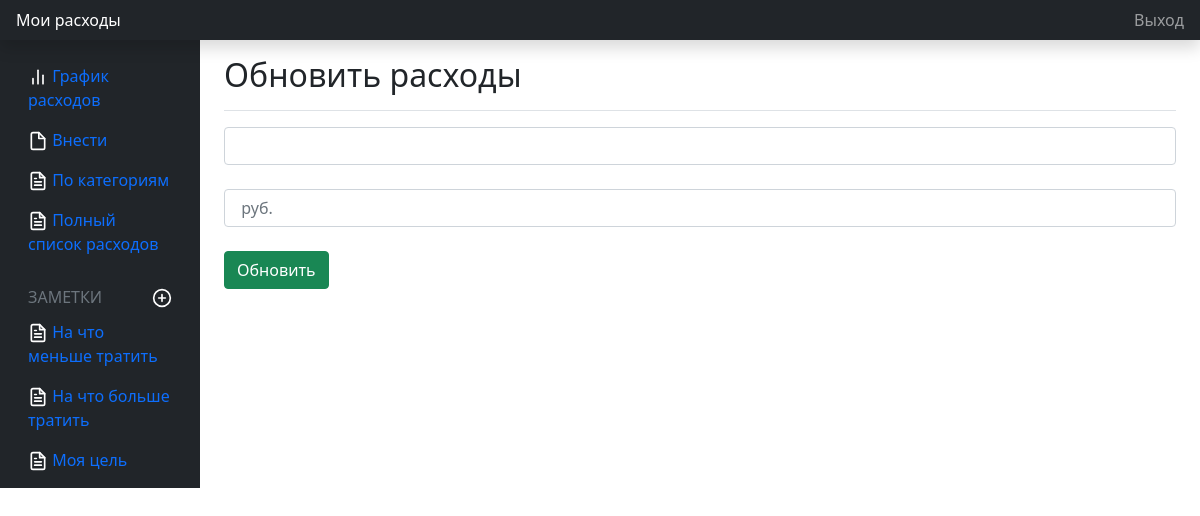
/refactor/24/update, run on an earlier commit of the app's database.
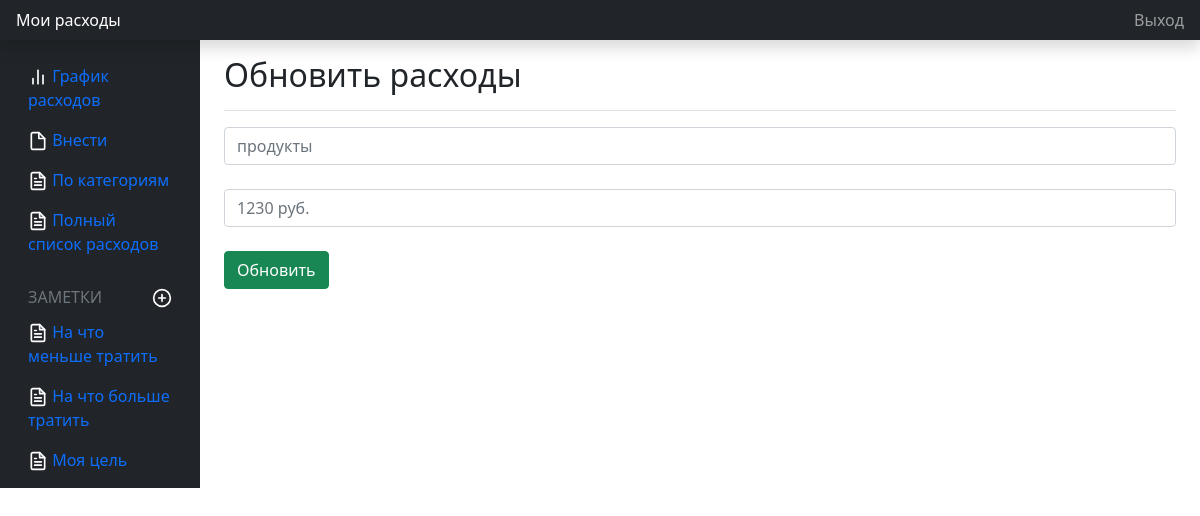
And on a later commit of the database.
### main.py (models this page shows, shortened)
class Article(db.Model):
    id = db.Column(db.Integer, primary_key=True)
    date = db.Column(db.DateTime, default=datetime.utcnow)
    product = db.Column(db.String(50), nullable=True)
    price = db.Column(db.Integer)

### main.py (the view)
@login_required
@app.route("/refactor/<int:id>/update", methods=['POST', 'GET'])
def spending_update(id):
    article = Article.query.get(id)
    if request.method == "POST":
        article.product = request.form['product']
        article.price = request.form['price']
        try:
            db.session.commit()
            return redirect('/spending')
        except:
            return 'При редактировании траты, произошла ошибка'
    else:
        return render_template("refactor.html", article=article)

### main.py (called while the page is built)
@app.after_request
def redirect_to_signin(response):
    if response.status_code == 401:
        return redirect(url_for('/sign_in'))
    return response

### templates/refactor.html (shortened to what this page needs)
{% extends 'base.html' %}
{% block body %}
<main class="col-md-9 ms-sm-auto col-lg-10 px-md-4">
    <div class="d-flex justify-content-between flex-wrap flex-md-nowrap align-items-center pt-3 pb-2 mb-3 border-bottom">
        <h1 class="h2">Обновить расходы</h1>
    </div>
    <form method="post">
        <input type="text" name="product" id="product" class="form-control" placeholder="{{ article.product }}"><br>
        <input type="number" name="price" id="price" class="form-control" placeholder="{{article.price}} руб."><br>
        <input type="submit" class="btn btn-success" value="Обновить">
    </form>
{% endblock %}

What changed in the data, as far as the page shows it:
added Article: product "продукты", price "1230 руб."
